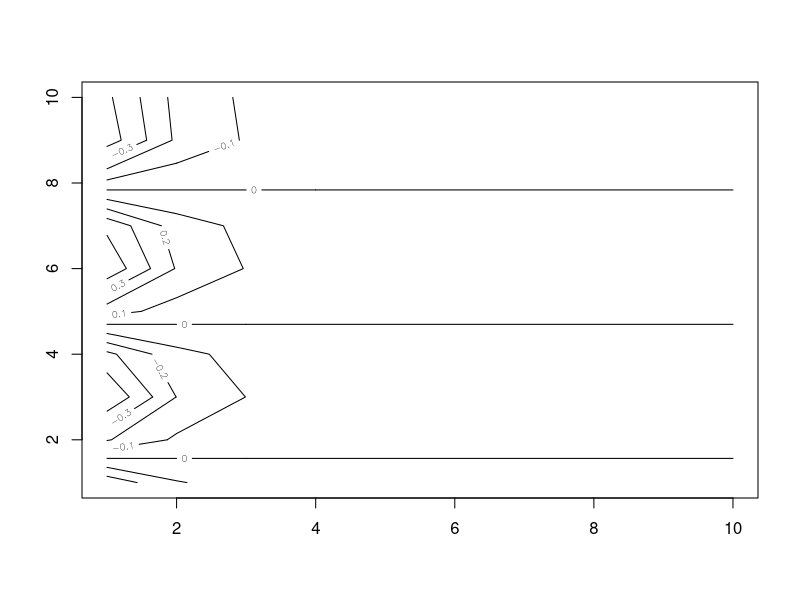
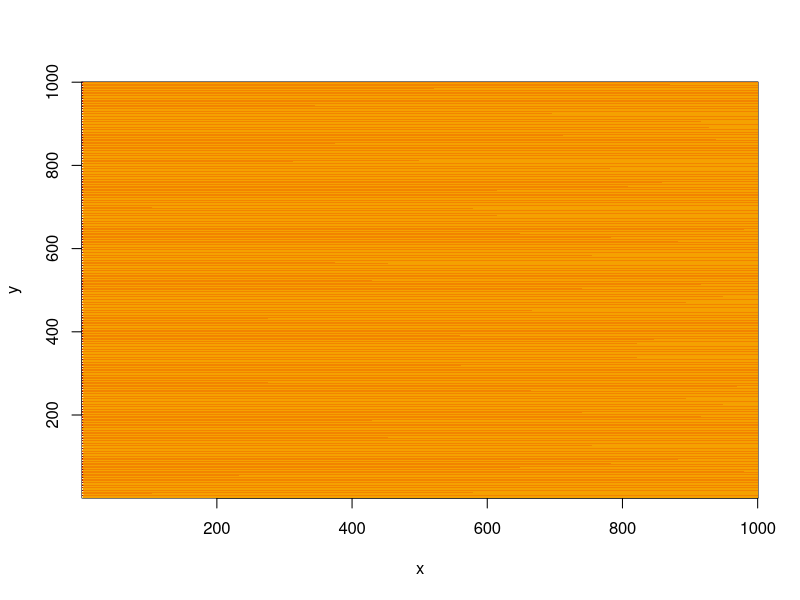
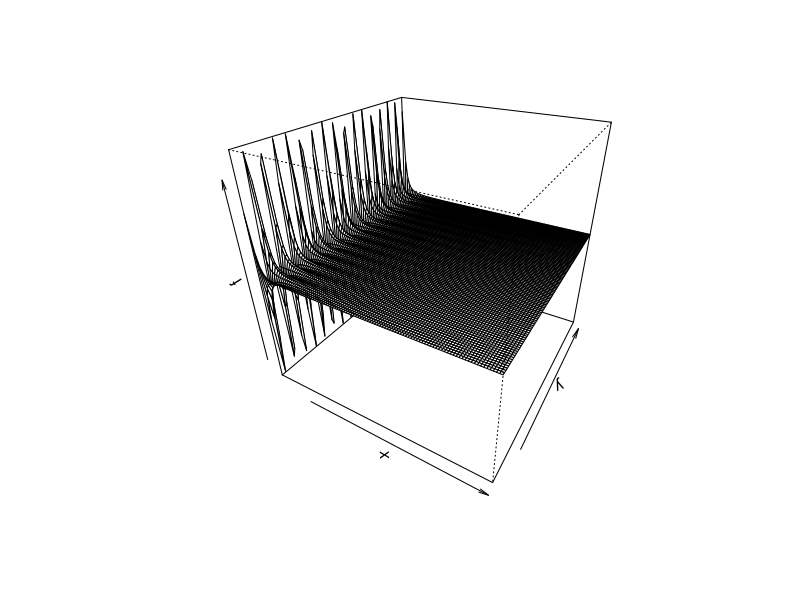
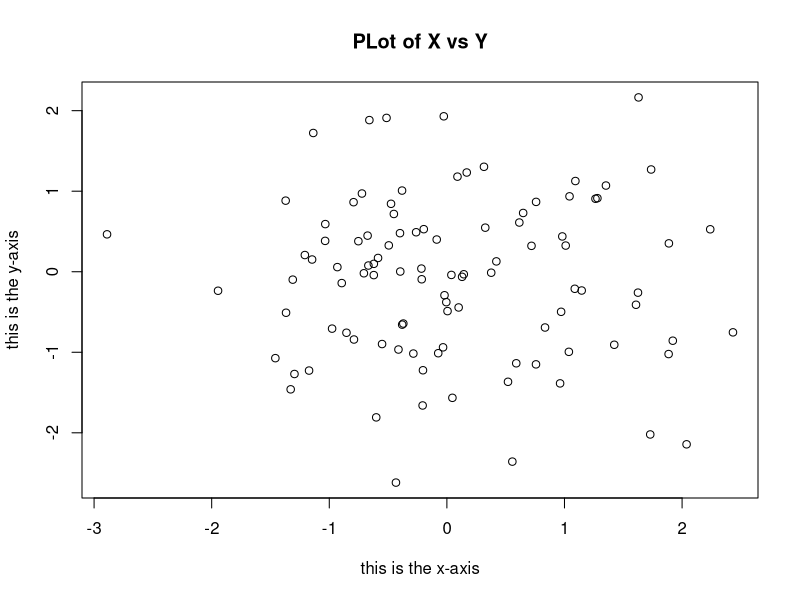

Write the R code that produced these figures, in order. (Note: this script raises an error after producing the figures.)
## ---- chunk 1
x <-c(1,3,2,5)  #c-->concatenate
y <-c(1,4,3)
## ---- chunk 2
length(x)
length(y)
## ---- chunk 3
ls()  #list of all objects
rm(x,y) #delete objects, we can also use rm(list=ls()) to delete all objects
## ---- chunk 4
?matrix
## ---- chunk 5
x = matrix(data=c(1,2,3,4),nrow=2,ncol=2) 
#We can also write: x=matrix(data=c(1,2,3,4),2,2)
y = matrix(data=c(1,2,3,4),nrow=2,ncol=2,byrow=TRUE)  #by default R create a matrix by column

#Operations with matrixes
sqrt(x)
x^2
## ---- chunk 6
x = rnorm(50)  #creates a vector of 50 values from a standard normal distribution
y = x + rnorm(50,mean=50,sd=.1) #we add extract random variables from a distribution with a specific shape (specific mean and std deviation)
#Use set.seed(3)-->thave same random variables (with same length vector)
var(y)
mean(y)
sd(y) # =sqrt(var(y))
## ---- chunk 7
x = rnorm(100)
y = rnorm(100)
jpeg("FiguraTest.jpeg")  #We create a jpeg of the plot
plot(x,y,xlab="this is the x-axis",ylab="this is the y-axis",main="PLot of X vs Y")
dev.off()
## ---- chunk 8
x = seq(1,10) #a sequence of number from 1 to 10
#x=1:10 is equivalent

y = x
f = outer(x,y,function(x,y)cos(y)/(1+x^2))
contour(x,y,f)
"contour(x,y,f,nlevels=45,add=T)
fa=(f-t(f))/2
contour (x,y,fa,nlevels =15)"
## ---- chunk 9
x = seq(1,1000)
y = x
f = outer(x,y,function(x,y)cos(y)/(1+x^2))
image(x,y,f) #produce a heatmap
## ---- chunk 10
x = seq(1,100)
y = x
f = outer(x,y,function(x,y)cos(y)/(1+x^2))
persp(x,y,f,theta=30,phi=30) #theta and phi control the angles at which the plot is viewed
## ---- chunk 11
A = matrix(1:16,4,4)
A[2,3]
## ---- chunk 12
A[c(1,3),c(2,4)]  #slicing a matrix
A[1:3,2:4]  #Another way...
A[1:2,]
A[,1:2]
## ---- chunk 13
A[-c(1,3),]  #don't consider rows 1 and 3
dim(A) #shape of the matrix (rows, columns)
## ---- chunk 14
# library(ISLR) -->installing a library
Auto #this dataset is already present when we installed ISLR library
names(Auto) #to see columns name
## ---- chunk 15
plot(Auto$cylinders,Auto$mpg)
#attach(Auto) so we can do:
#plot(cylinders,mpg)
#remember!!!: detach(Auto)
## ---- chunk 16
Auto$cylinders=as.factor(Auto$cylinders)  #transform Auto from numeric to categorical (qualitative var)
## ---- chunk 17
plot(Auto$cylinders,Auto$mpg)  #boxplot is printed if  i have categorical variable on x-axis
## ---- chunk 18
hist(Auto$mpg[Auto$cylinders=="4"])  #Added a filter to histogram
## ---- chunk 19
pairs( ~mpg + cylinders + horsepower,Auto)  #produce a scatterplot among the combination of all features
## ---- chunk 20
summary(Auto) #a summary of Auto dataset
summary(Auto$weight) #summary of a single attribute
## ---- chunk 21
savehistory()
#use loadhistory to load history next time
## ---- chunk 22
College
## ---- chunk 23
names(College)
## ---- chunk 24
College
## ---- chunk 25
summary(College)
## ---- chunk 26
pairs(College[,1:10])  #scatterplot of first 10 features (columns)
## ---- chunk 27
plot(College$Outstate,College$Private)
## ---- chunk 28
Elite = rep("No",nrow(College))
Elite[College$Top10perc>50]="Yes"
Elite=as.factor(Elite)
College=data.frame(College,Elite)
## ---- chunk 29
College
## ---- chunk 30
summary(College$Elite)
## ---- chunk 31
par(mfrow=c(2,2)) #create a 2x2 plot
hist(College$Accept)
hist(College$Enroll)
hist(College$Top10perc)
hist(College$Top25perc)
## ---- chunk 32
Auto
## ---- chunk 33
Auto=na.omit(Auto) #removes rows with missing values
names(Auto)
## ---- chunk 34
range(Auto$displacement)
range(Auto$mpg)
range(Auto$horsepower)
range(Auto$weight)
range(Auto$acceleration)
range(Auto$year)
range(Auto$origin)
## ---- chunk 35
print("####Mean###")
mean(Auto$displacement)
mean(Auto$mpg)
mean(Auto$horsepower)
mean(Auto$weight)
mean(Auto$acceleration)
mean(Auto$year)
mean(Auto$origin)
print("####Variance:####")
sqrt(var(Auto$displacement))
sqrt(var(Auto$mpg))
sqrt(var(Auto$horsepower))
sqrt(var(Auto$weight))
sqrt(var(Auto$acceleration))
sqrt(var(Auto$year))
sqrt(var(Auto$origin))

## ---- chunk 36
Auto1 = Auto[-c(rep(10:85)),]  #We remove from the dataset rows from 10 to 85
## ---- chunk 37
print("####Min/Max####")
range(Auto1$displacement)
range(Auto1$mpg)
range(Auto1$horsepower)
range(Auto1$weight)
range(Auto1$acceleration)
range(Auto1$year)
range(Auto1$origin)
print("####Mean###")
mean(Auto1$displacement)
mean(Auto1$mpg)
mean(Auto1$horsepower)
mean(Auto1$weight)
mean(Auto1$acceleration)
mean(Auto1$year)
mean(Auto1$origin)
print("####Variance:####")
sqrt(var(Auto1$displacement))
sqrt(var(Auto1$mpg))
sqrt(var(Auto1$horsepower))
sqrt(var(Auto1$weight))
sqrt(var(Auto1$acceleration))
sqrt(var(Auto1$year))
sqrt(var(Auto1$origin))
## ---- chunk 38
pairs(~ mpg + displacement + horsepower+ cylinders+weight +acceleration 
 , Auto)
## ---- chunk 39
Boston
??Boston #To have infos about this dataset (columns' description)

## ---- chunk 40
dim(Boston) #dimensions of our dataset
## ---- chunk 41
pairs(Boston[,1:10])
## ---- chunk 42
pairs(~crim+age+dis,Boston)
## ---- chunk 43
Boston=na.omit(Boston) #removes rows with missing values
## ---- chunk 44
print("####Min/Max####")
range(Boston$crim)
#range(Boston$Tax)
range(Boston$ptratio)

## ---- chunk 45
Boston$age[Boston$chas == "1"] #we have 35 rows with chas =1!!!
## ---- chunk 46
summary(Boston$ptratio)
## ---- chunk 47
Boston
## ---- chunk 48
subset(Boston,medv == min(medv)) #rows(suburbs) with lowest medv
## ---- chunk 49
print("####Min/Max####")
range(Boston$crim)
#range(Boston$Tax)
range(Boston$ptratio)
range(Boston$nox)
## ---- chunk 50
subset(Boston,rm > 7)  #We have 64 suburbs with avg more than 7 rooms per dwelling (dimora)
## ---- chunk 51
subset(Boston,rm > 8)  #We have 13 suburbs with avg more than 8 rooms per dwelling (dimora)
